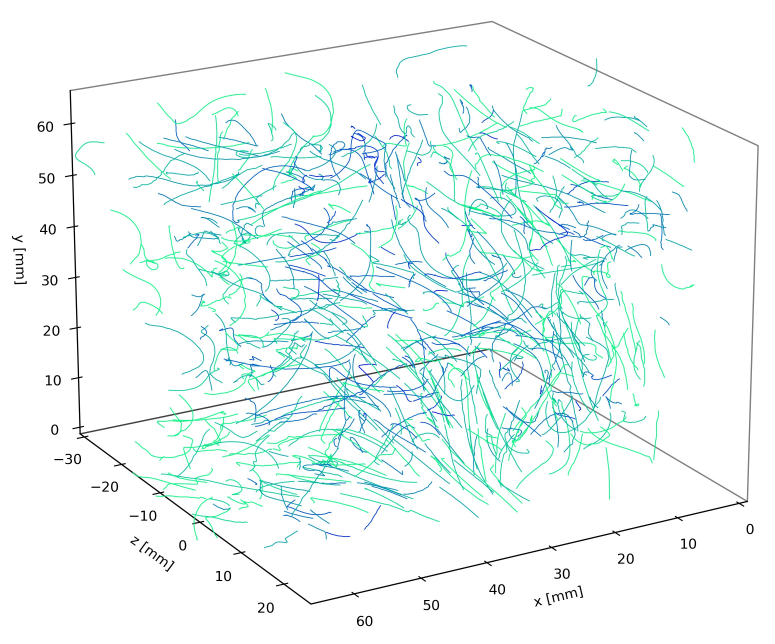
#> input picture JOSS_paper/traj_image.jpg, 2324 x 1932 px (shown at 1/3 size); its folder holds only this picture in this run
$ python -i segmentation_mod.py   (imports and definitions only)
#> lines starting #> are read from the running program, lines starting #| are printed output that depends on the picture; after the words box and inside, x2 and y2 are one past the last pixel; in counts of white or black regions, pixels touching at a corner belong together
# -*- coding: utf-8 -*-
"""
Created on Fri Dec  7 18:02:07 2018

@author: ron


contains a class for segmentation of circular particles
"""

from myptv.tracking_2D_mod import track_2D_multiframe
# from myptv.TsaiModel.camera import camera_Tsai
from myptv.tracking_mod import fill_in_trajectory

from pandas import read_csv

from numpy import savetxt, meshgrid, float32, array, divide, zeros_like #, ones
from numpy import sum as npsum
from numpy import abs as npabs
from numpy import max as npmax
# from numpy import median as npmedian
from numpy import append as npappend

# from skimage.io import imread
from skimage import io

# from scipy.signal import convolve2d
from scipy.ndimage import gaussian_filter, median_filter, label
from scipy.ndimage.measurements import find_objects
from scipy.spatial import KDTree

import tqdm
import os
from time import time


class particle_segmentation(object):
    '''a class for segmenting out particles (blobs) for a given image'''


    def __init__(self, image, sigma=None, threshold=10, mask=1.0,
                 median = None, local_filter = None, particle_size=3,
                 BG_image = None,
                 EQ_map = None,
                 DoG_sigma = None,
                 min_xsize=None, max_xsize=None,
                 min_ysize=None, max_ysize=None,
                 min_mass=None, max_mass=None,
                 method='labeling'):
        '''
        inputs -

        image - the image (matrix) to be analyzed

        particle_size - the expected size of particles; this input is only
                        used if method='dilation'.

        sigma - float, standard deviation of the gaussian blur filter. If this
                is None, then the bluring filter is not applied.

        threshold - int, the grey value above which pixels are considered a
                    particle. Note that the threshold is performed after the
                    blur and local mean subtraction filters are applied.

        mask - either array of 0 and 1 with the same shape of imae, or 1. If
               this is an array of 0 and 1, this is taken to choose regions
               of interest in the analyzed image (regions with 0 are
               discarded).

        local_filter - int, the window size of the local mean subtraction
                       filter. In this is None then the filter is not applied.

        BG_image - Either a given static image, in which case this image is
                   subtracted from the given image by taking the difference,
                   or this is None, in which case this operation is skipped.

        EQ_map - Either a given array, in which case this array is
                 used to equalize the image intensity, or this is None, in
                 which case this operation is skipped.

        DoG_sigma - Difference of Gaussian parameters. If this is None, then
                    the Dog is not used. If this is a list of two numbers then
                    they represent two standard deviations for Gaussian blurs.

        min/max_( ) - size and area filters for the discovered blobs. If None
                      then filters are not applied.

        method - string. The method used for labeling the blobds. Can be
                 either 'dilation' or 'labeling'. In dilation, local maxima
                 are sought in the image and the blobs are considered to be
                 regions of size 'particle_size' around these maxima. In the
                 'labeling' method, the threshold is performed and blobs are
                 considered to be connected bright pixels. The dilation method
                 is better at distinguishing close particles (saddle points in
                 the brihtness) if their size is given correctly. The
                 'labeling' method may be better for non spherical particles.
        '''

        self.im = image
        self.p_size = particle_size
        self.sigma = sigma
        self.median = median
        self.th = threshold
        self.mask = mask
        self.bbox_limits = (min_xsize, max_xsize, min_ysize, max_ysize)
        self.mass_limits = (min_mass, max_mass)
        self.loc_filter = local_filter
        self.BG_image = BG_image
        self.EQ_map = EQ_map

        if method not in ['dilation', 'labeling']:
            raise ValueError('method "%s" unknown.'%method)

        self.method = method

        if DoG_sigma is None:
            self.DoG_sigma = DoG_sigma

        elif type(DoG_sigma) in [list, tuple] and len(DoG_sigma)==2:
            self.DoG_sigma = DoG_sigma

        else: raise TypeError('DoG sigma can be either list of lenth 2 or None')


    # [21 lines left out: function local_filter, not called in this run]


    def process_image(self):
        '''
        Will perform image processing - the gaussian blur and then the loal
        mean subtraction; processing is performed only if the filter parameters
        are not None. Finlly it will apply the mask to cover unwanted regions.
        Results are stored in the self.processed_im.
        '''

        # subtract background:
        if self.BG_image is not None:
            imNoBG = npabs(self.im - self.BG_image).astype(self.im.dtype)
        else:
            imNoBG = self.im

        # Equalize intensity
        if self.EQ_map is not None:
            # imEQ = imNoBG/self.EQ_map / npmax(imNoBG/self.EQ_map) * npmax(imNoBG)
            mx = npmax(imNoBG)
            imEQ = imNoBG/self.EQ_map
            imEQ[imEQ>mx]
            imEQ = imEQ.astype(self.im.dtype)
        else:
            imEQ = imNoBG

        # apply DoG filter
        if self.DoG_sigma is not None:
            blur1 = gaussian_filter(imEQ, self.DoG_sigma[0])
            blur2 = gaussian_filter(imEQ, self.DoG_sigma[1])
            imDoG = blur1 - blur2
        else:
            imDoG = imEQ

        # apply a Gussian blur
        if self.sigma is not None:
            blured = gaussian_filter(imDoG, self.sigma)
        else:
            blured = imDoG

        # apply median filter
        if self.median is not None:
            med = median_filter(blured, size = self.median)
        else:
            med = blured

        # apply local mean subtraction
        if self.loc_filter is not None:
            filtered = self.local_filter(med)
        else:
            filtered = med

        # apply the mask
        self.processed_im = filtered * self.mask


    def get_binary_image(self):
        '''Will mark pixels in the image as background and foreground
        (particles) using the given method'''

        # Do the image processing
        self.process_image()

        if self.method=='labeling':
            # find bright regions and generate a binary image
            global_filt = self.processed_im > self.th
            bin_image = 1.0 * global_filt * self.mask
            return bin_image

        elif self.method == 'dilation':
            # dilate, find briht local maxima, and generate a binary image
            from scipy.ndimage import grey_dilation
            dilated = grey_dilation(self.processed_im,
                                    size=self.p_size, mode='constant')
            bin_im = (self.processed_im==dilated) * (self.processed_im>self.th)

            return bin_im


    # [63 lines left out: function characterize_blob, not called in this run]


    def blob_labeling(self, image):
        '''
        Will label connected areas (blobs) for the labeling method.

        Labels regions with value 1 in a binary image and return their
        coordinates. The values of image are 0 for background and 1 for
        foreground.

        output - linked: a nested list of connected pixel indexes
        '''
        # use scipy to label the blobs
        self.labeled = label(image)[0]
        locations = find_objects(self.labeled)

        return locations


    def get_blobs(self):
        '''Returns a list of particle centers, their box size, and area

        The center is the weighted mean of the blob coordinates using
        the brightness as weights.
        The box size is the largest length that bound the blob in the
        x and y directions.
        The area is the number of pixels belonging to the blob

        returns - blobs: a nested list of [ [(center), (box size), area], ...]
        '''

        if self.method == 'dilation':

            # get a list of pixel coordinates that are bright local maxima
            self.bin_im = self.get_binary_image()
            self.Y, self.X = meshgrid(range(self.im.shape[1]),
                                      range(self.im.shape[0]))
            coords = list(zip(self.X[self.bin_im>0], self.Y[self.bin_im>0]))

            blobs = []
            for coord in coords:

                # perform iterations (maximum of 3) to refine particles' position
                for i in range(3) :
                    C, bbox, mass = self.characterize_blob(coord)
                    d = ((C[0]-coord[0])**2 + (C[1]-coord[1])**2)**0.5
                    coord = C

                    if d < 1.0:
                        break

                # round the center of mass
                coord = [round(coord[0], ndigits=2),
                         round(coord[1], ndigits=2)]

                # add final blob to final list
                blobs.append( [coord, bbox, mass] )


            # search and remove duplicates; duplicates are points that are
            # closer than self.particle_size/2 away. In this case, we keep the
            # blob with lower mass,
            if len(blobs) > 0:
                tree = KDTree([b[0] for b in blobs])
                duplicates = tree.query_pairs(self.p_size/2)
                to_remove = []
                for d in duplicates:
                    if blobs[d[0]][-1] < blobs[d[1]][-1]:
                        to_remove.append(d[1])
                    else:
                        to_remove.append(d[0])

                to_remove = list(set(to_remove))

                for i in sorted(to_remove, reverse=True):
                    del blobs[i]

            self.blobs = blobs


        elif self.method=='labeling':

            # getting the binary image
            self.bin_im = self.get_binary_image()

            # labeling connected foreground pixels to form "blobs"
            blob_pixels = self.blob_labeling(self.bin_im)

            blobs = []

            stamp_y, stamp_x = meshgrid(range(self.im.shape[1]),
                                        range(self.im.shape[0]))

            for e, loc in enumerate(blob_pixels):
                # extracting blob parameters
                mask = 1.0*(self.labeled[loc]>0)*(self.labeled[loc]==e+1)
                mass = npsum(self.processed_im[loc] * mask)
                X = npsum(stamp_x[loc] * self.processed_im[loc] * mask) / mass
                Y = npsum(stamp_y[loc] * self.processed_im[loc] * mask) / mass
                center = [round(X, ndigits=2), round(Y, ndigits=2)]
                box_size = list(mask.shape)
                blobs.append( [center, box_size, mass])

            self.blobs = blobs


    # [59 lines left out: functions apply_blobs_size_filter, plot_blobs, save_results, not called in this run]


class loop_segmentation(object):

    '''A class for looping over images in a directory to segment particles
    and save the results in a file.'''

    # [370 lines left out: functions __init__, get_file_names, calculate_BG, segment_folder_images, save_results, iter_frame and 3 more, not called in this run]


# ============================================================================
#                      New attempt of segmentation addon
# ============================================================================

class tracking_augmented_segmentation(track_2D_multiframe):

    # [118 lines left out: functions __init__, blobs_to_particles, augment_blobs, save_augmented_blobs, not called in this run]


# [28 lines of commented-out code are left out]

>>> import cv2
>>> picture = cv2.imread('../JOSS_paper/traj_image.jpg', cv2.IMREAD_GRAYSCALE)
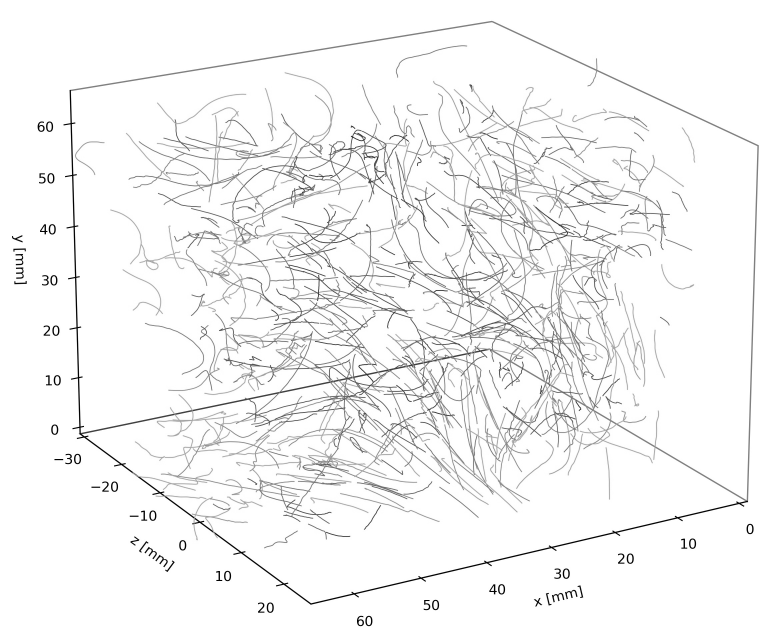
#> picture: shape (1932, 2324) (shown at 1/3 size); min 0, max 255, mean 245.4
>>> result = particle_segmentation(picture).get_blobs()
#> in get_binary_image, `global_filt = self.processed_im > self.th`:
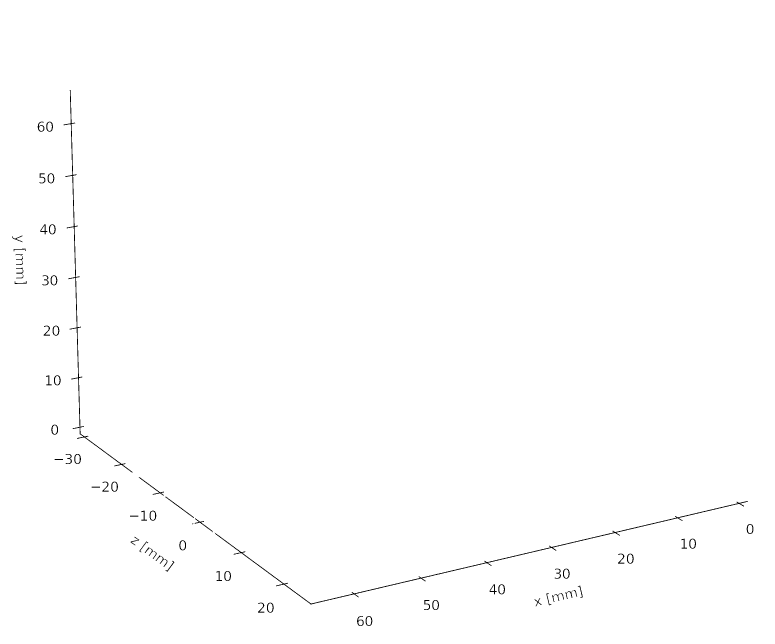
#> global_filt: shape (1932, 2324) bool (shown at 1/3 size); 99.6% white; black in thin lines or dots, all inside (x1, y1, x2, y2) = (37, 270, 2260, 1878)
#> in blob_labeling, `self.labeled = label(image)[0]`:
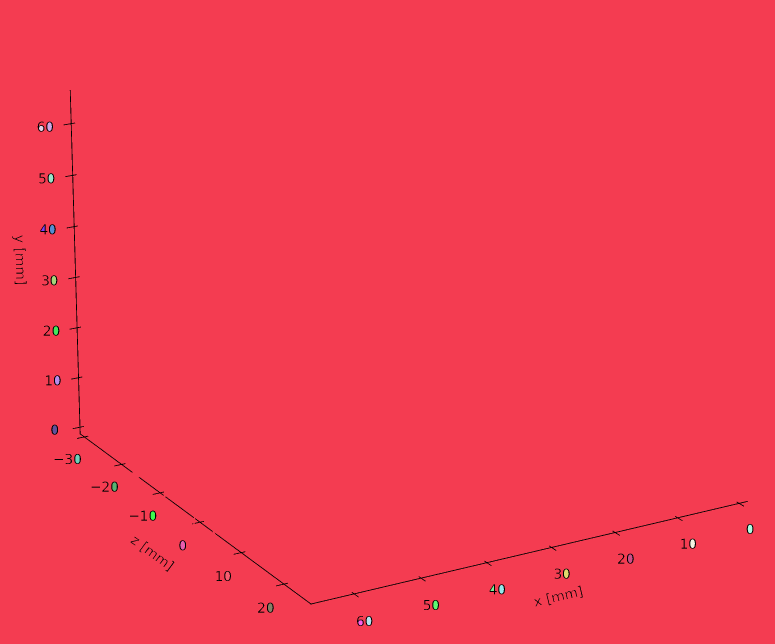
#> self.labeled: shape (1932, 2324) int32 (shown at 1/3 size); 40 distinct labels, from 0 to 39; one colour per label, 0 black
#> in blob_labeling, `locations = find_objects(self.labeled)`: locations = 39 items
#> the loop in get_blobs, `for e, loc in enumerate(blob_pixels):` made 39 passes
#> (mass, X, Y, box_size) on passes 2 to 13: (66415, 379.5, 148.2, [26, 14]), (11, 374, 213, [1, 1]), (35105, 384.7, 123.3, [15, 13]), (66322, 534.5, 152.2, [26, 14]), (66384, 687.5, 156.2, [26, 14]), (21414, 686.9, 129.8, [17, 11]), (13, 722, 59, [1, 1]), (11, 747, 75, [1, 1]), (11, 764, 62, [1, 1]), (66331, 840.5, 161.2, [26, 14]), (66323, 991.5, 167.2, [26, 14]), (66395, 1140.5, 171.2, [26, 14])
#> (mass, X, Y, center, box_size) on pass 1: (1.1e+09, 964.6, 1161.8, [964.5, 1161.8], [1932, 2324])
#> pass 1, in get_blobs, `mask = 1.0*(self.labeled[loc]>0)*(self.labeled[loc]==e+1)`:
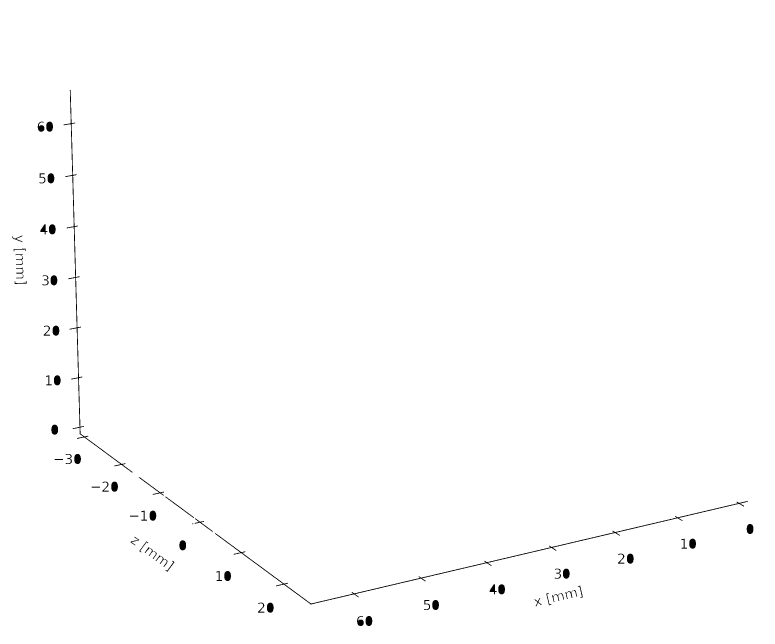
#> mask: shape (1932, 2324) float64 (shown at 1/3 size); values 0 (black) and 1 (white), 99.4% white; 64 black regions (1 under 20 px), largest, box (x1, y1, x2, y2) and area: (644, 1503, 2243, 1814) 4818, (191, 270, 398, 1418) 3781, (147, 673, 167, 703) 498
